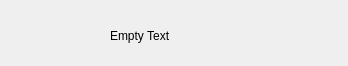
<?xml version="1.0" encoding="UTF-8"?>
<ui version="4.0">
 <class>Form</class>
 <widget class="QWidget" name="Form">
  <property name="geometry">
   <rect>
    <x>0</x>
    <y>0</y>
    <width>348</width>
    <height>66</height>
   </rect>
  </property>
  <property name="windowTitle">
   <string>Form</string>
  </property>
  <property name="styleSheet">
   <string notr="true"/>
  </property>
  <widget class="QLabel" name="label">
   <property name="geometry">
    <rect>
     <x>110</x>
     <y>10</y>
     <width>121</width>
     <height>51</height>
    </rect>
   </property>
   <property name="text">
    <string>Empty Text</string>
   </property>
  </widget>
  <widget class="QWidget" name="horizontalLayoutWidget">
   <property name="geometry">
    <rect>
     <x>0</x>
     <y>10</y>
     <width>91</width>
     <height>51</height>
    </rect>
   </property>
   <layout class="QHBoxLayout" name="HlayoutMarker"/>
  </widget>
  <widget class="QWidget" name="horizontalLayoutWidget_2">
   <property name="geometry">
    <rect>
     <x>250</x>
     <y>10</y>
     <width>91</width>
     <height>51</height>
    </rect>
   </property>
   <layout class="QHBoxLayout" name="HlayoutAttachment"/>
  </widget>
 </widget>
 <resources/>
 <connections/>
</ui>
